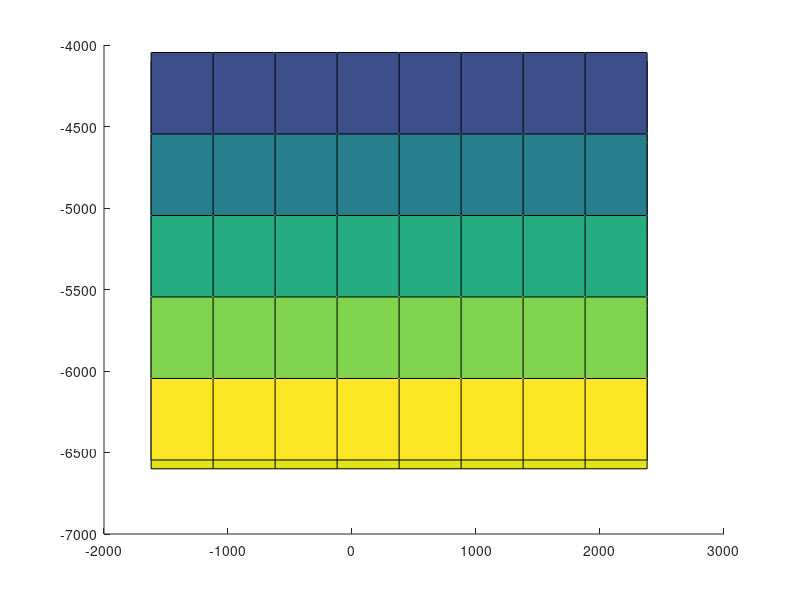

MATLAB code to generate this figure:
z_offset = -0.1;

P = [-1628 -4054 -8061;
      2370 -4034 -8064;
      2386 -6558 -6438;
     -1611 -6598 -6469]';
 
X = [0 0 1; 4 0 1; 4 3 1; 0 3 1]';


%% Check, do I get my original coordinates back?

C = P(:,2:4)/X(:,2:4);

C*X(:,2:4)

%% We have fourth point, how large is the error when comparing this point
%  compared with calculated value?

z = 1:4;

for j = 1:4
    A = P(:,z(z~=j))/X(:,z(z~=j));
    (A*X(:,j)-P(:,j))
end

%%
P = P';
D = det(P(1:3,:));
d = 1;

a = -d*det([ones(3,1) P(1:3,2) P(1:3,3)])/D;
b = -d*det([P(1:3,1) ones(3,1) P(1:3,3)])/D;
c = -d*det([P(1:3,1) P(1:3,2) ones(3,1)])/D;

%% Add offset of 10 cm in z direction local coordinates

a*P(4,1)+b*P(4,2)+c*P(4,3) + d;

[Xs,Ys] = meshgrid(-1620:500:2380, -6600:500:-4040);
Zs = (-d-a*Xs-b*Ys)/c;
figure; 
hold on;
surf(Xs,Ys,Zs);

norm_vect = [a; b; c];
norm_vect = norm_vect/norm(norm_vect);

Xs = Xs + 100*norm_vect(1);
Ys = Ys + 100*norm_vect(2);
Zs = Zs + 100*norm_vect(3);

surf(Xs,Ys,Zs);hold off;

P;
PP = P + [[100*ones(4,1)*norm_vect(1)] [100*ones(4,1)*norm_vect(2)] [100*ones(4,1)*norm_vect(3)]];


%% Transform all microphone positions to tunnel coordinates